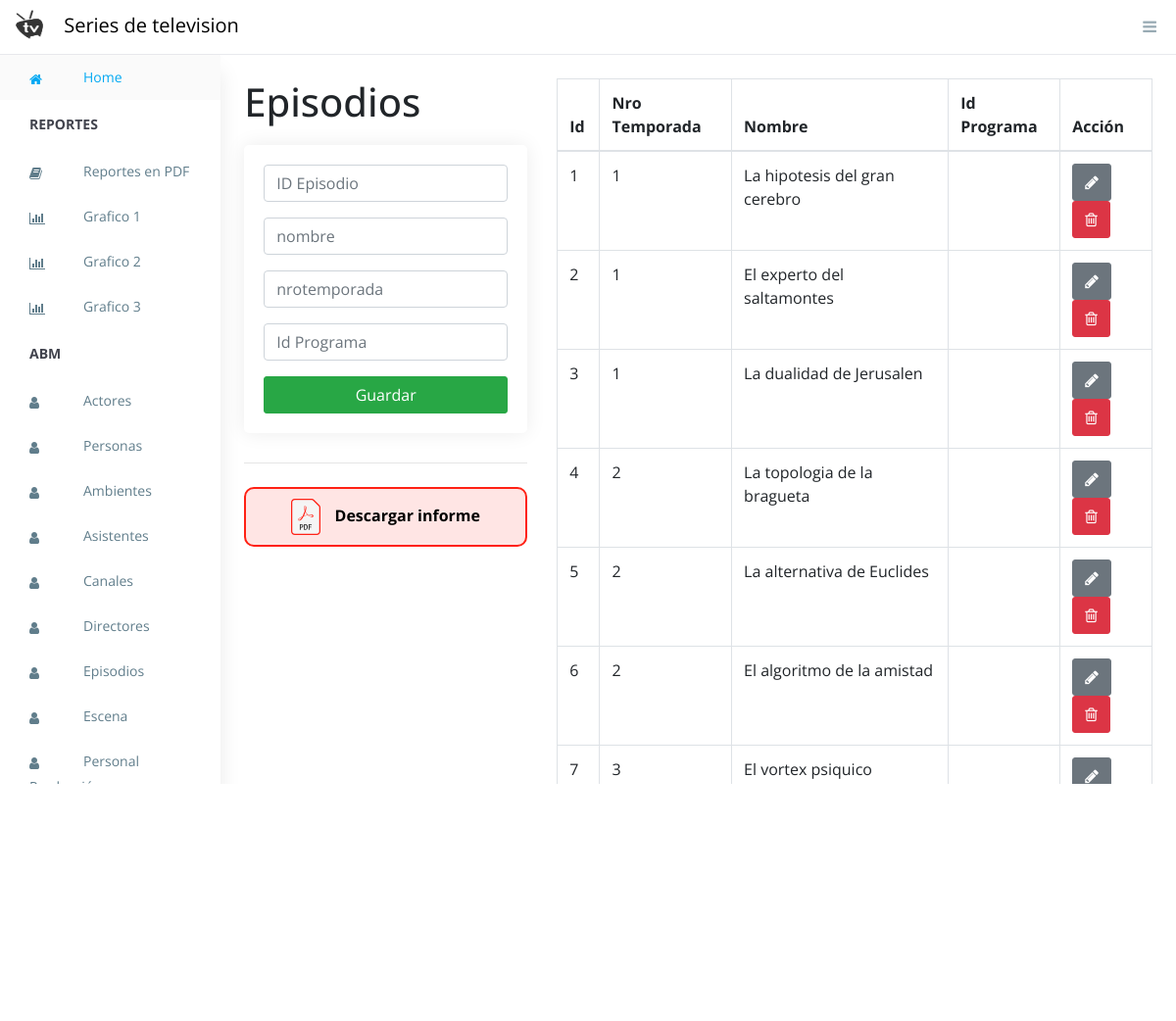
The app's page /episodios.php with its own data.
### tables this page shows
CREATE TABLE `episodio` (
  `idepi` int(11) NOT NULL,
  `nombre` text,
  `nrotemporada` int(11) DEFAULT NULL,
  `idProg` int(11) NOT NULL
);

### episodios.php (the view, shortened to what this page needs)
<?php include("base_datos/bd.php")?>
<?php include("partes/header.php")?>
<div class="container contenedor p-4">
    <div class="row">
        <div class="col-md-4">
                <h1>Episodios</h1>
            <div class="card card-body">
                <form action="addepisodio.php" method="POST">
                    <div class="form-group">
                        <input type="text" name="idepi" class="form-control" placeholder="ID Episodio" autofocus required>
                    </div>
                    <div class="form-group">
                        <input type="text" name="nombre" class="form-control" placeholder="nombre" pattern="[a-zA-ZàáâäãåąčćęèéêëėįìíîïłńòóôöõøùúûüųūÿýżźñçčšžÀÁÂÄÃÅĄĆČĖĘÈÉÊËÌÍÎÏĮŁŃÒÓÔÖÕØÙÚÛÜŲŪŸÝŻŹÑßÇŒÆČŠŽ∂ð ,.'-]{2,48}" autofocus required>
                    </div>
                    <div class="form-group">
                        <input type="number" name="nrotemporada" rows="2" class="form-control" placeholder="nrotemporada" autofocus min="1" max="200" autofocus required >
                    </div>
                    <div class="form-group">
                        <input type="text" name="idprog" rows="2" class="form-control" placeholder="Id Programa" autofocus required>
                    </div>
                    <input type="submit" class="btn btn-success btn-block"
                    name="addepisodio" value="Guardar">
                </form>
            </div>
            <hr class="mb-4">
            <a href="listas_pdf/listaEpisodioPDF.php">
            <div class="boton-pdf">
                <img src="assets/pdf.svg" style="margin-right: 10px" width="30px" alt="">
                Descargar informe
            </div>
            </a>
        </div>
        <div class="col-md-8">
                <table class="table table-bordered">
                    <thead>
                        <tr>
                            <th>Id</th>
                            <th>Nro Temporada</th>
                            <th>Nombre</th>
                            <th>Id Programa</th>
                            <th>Acción</th>
                        </tr>
                    </thead>
                    <tbody>
                        <?php
                        $query = "SELECT * FROM episodio";
                        $result_tasks = mysqli_query($conexion,$query);
                        while($row = mysqli_fetch_array($result_tasks)){ ?>
                            <tr>
                                <td><?php echo $row['idepi']?></td>
                                <td><?php echo $row['nrotemporada']?></td>
                                <td><?php echo $row['nombre']?></td>
                                <td><?php echo $row['idprog']?></td>
                                <td>
                                    <a href="editespisodio.php?idepi=<?php echo $row['idepi']?>" class="btn btn-secondary">
                                        <i class="fa fa-pencil"></i>
                                    </a>
                                    <a href="eliepisodio.php?idepi=<?php echo $row['idepi']?>" class="btn btn-danger">
                                        <i class="fa fa-trash-o"></i>
                                    </a>
                                </td>
                            </tr>
                       <?php }
                        ?>
                    </tbody>
                </table>
        </div>
    </div>
</div>
<?php include("partes/footer.php")?>

### assets/css/style.css (style rules this page uses)
.contenedor { overflow-y: auto; padding-bottom: 63px !important; }
html, body { height: 100%; overflow-y: hidden; }
.boton-pdf { border: #FF2114 2px solid; border-radius: 10px; padding: 10px; text-align: center; background: #ffe5e4; color: black; font-weight: bold; }
.card.card-body { padding: 20px !important; margin-top: 20px; }
.contenedor { overflow-y: auto; }
body { font-family: "Open Sans", sans-serif; font-size: 16px; width: 100%; }
a, button { text-decoration: none; outline: none !important; color: #878787; -webkit-transition: all 0.25s ease; transition: all 0.25s ease; }
h1, h2, h3, h4, h5, h6 { margin: 0; }
img { max-width: 100%; }
.btn, button, input, textarea { -webkit-box-shadow: none; box-shadow: none; outline: 0 !important; }
.btn { border-radius: 3px; }
.card { margin-bottom: 1.875em; border-radius: 5px; padding: 0; border: 0px solid transparent; -webkit-box-shadow: 0 0 20px rgba(0, 0, 0, 0.08); box-shadow: 0 0 20px rgba(0, 0, 0, 0.08); }
.btn, .button { display: inline-block; font-weight: 400; text-align: center; white-space: nowrap; vertical-align: middle; -webkit-transition: all .15s ease-in-out; transition: all .15s ease-in-out; border-radius: 3; cursor: pointer; }
@media (max-width: 1368px) { .card-body { padding: 15px; } }

### records on screen
episodio: idepi "1", nrotemporada "1", nombre "La hipotesis del gran cerebro"
episodio: idepi "2", nrotemporada "1", nombre "El experto del saltamontes"
episodio: idepi "3", nrotemporada "1", nombre "La dualidad de Jerusalen"
episodio: idepi "4", nrotemporada "2", nombre "La topologia de la bragueta"
episodio: idepi "5", nrotemporada "2", nombre "La alternativa de Euclides"
episodio: idepi "6", nrotemporada "2", nombre "El algoritmo de la amistad"
episodio: idepi "7", nrotemporada "3", nombre "El vortex psiquico"
